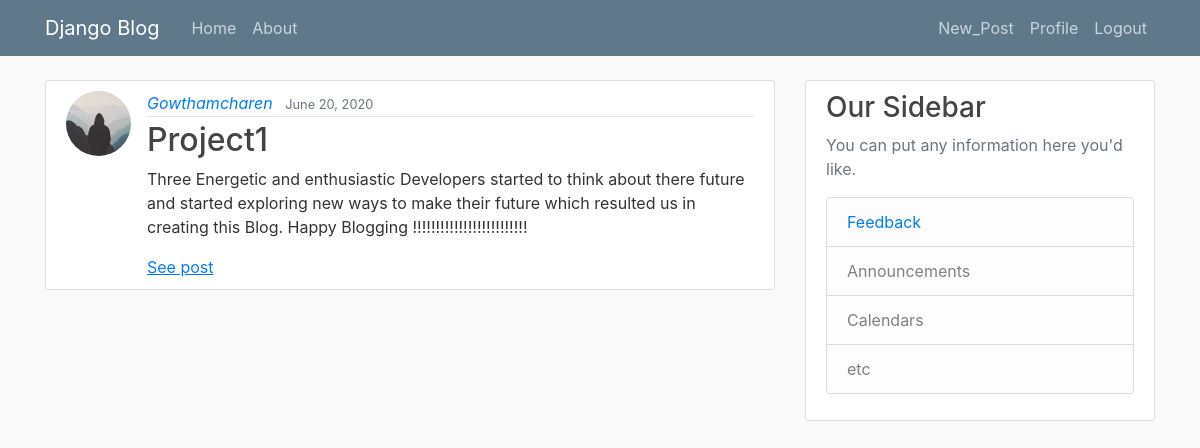
The page / (signed in) on the database as committed earlier.
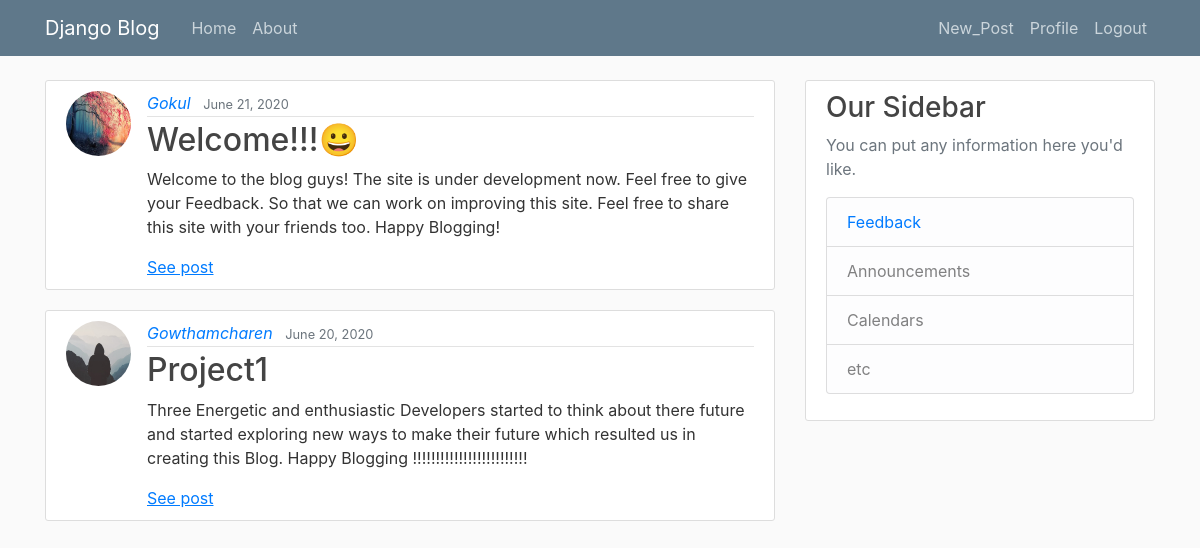
The same page on the database as committed later.
### blog/models.py (models this page shows, shortened)
class Post(models.Model):
	title = models.CharField(max_length=100)
	content = models.TextField(validators=[MinLengthValidator(200)])
	liked = models.ManyToManyField(User, default=None, blank=True, related_name = 'liked')
	date_posted = models.DateTimeField(default=timezone.now)
	author = models.ForeignKey(User, on_delete=models.CASCADE, related_name = 'author')

### users/models.py (models this page shows, shortened)
class Profile(models.Model):
    user = models.OneToOneField(User, on_delete=models.CASCADE)
    followed = models.ManyToManyField(User, default=None, blank=True, related_name = 'followed')
    bio = models.TextField(default='')
    image = models.ImageField(default='default.jpg', upload_to='profile_pics')

### blog/views.py (the view)
# urls.py: path('', PostListView.as_view(), name='blog-home'),
class PostListView(LoginRequiredMixin, ListView):
	model = Post
	template_name = 'blog/home.html'
	context_object_name = 'posts'
	paginate_by = 5
	def get_queryset(self):
		username=self.request.user
		return Post.objects.exclude(author=username).order_by('-date_posted')

### blog/templates/blog/home.html (shortened to what this page needs)
{% extends "blog/base.html" %}
{% block content %}
    {% for post in posts %}
        <article class="media content-section">
          <img class="rounded-circle article-img" src="{{ post.author.profile.image.url }}">
          <div class="media-body">
            <div class="article-metadata">
              <a class="mr-2" href="{% url 'user-posts' post.author.username %}"><em>{{ post.author }}</em></a>
              <small class="text-muted">{{ post.date_posted|date:"F d, Y" }}</small>
            </div>
            <h2><a class="article-title" href="{% url 'post-detail' post.id %}">{{ post.title }}</a></h2>
            <p class="article-content">{{ post.content |truncatewords:"50" }}</p>
            <a href="{% url 'post-detail' post.id %}"><u>See post</u></a>
          </div>
        </article>
    {% endfor %}
{% endblock content %}

Rows that differ between the two databases and show on the page:
added Post: author.profile.image (picture), author "Gokul", date_posted "June 21, 2020", title "Welcome!!!😀", content "Welcome to the blog guys! The site is under development now. Feel free to give your Feedback. So that we can work on improving this site. Feel free to share this site with your friends too. Happy Blogging!"
